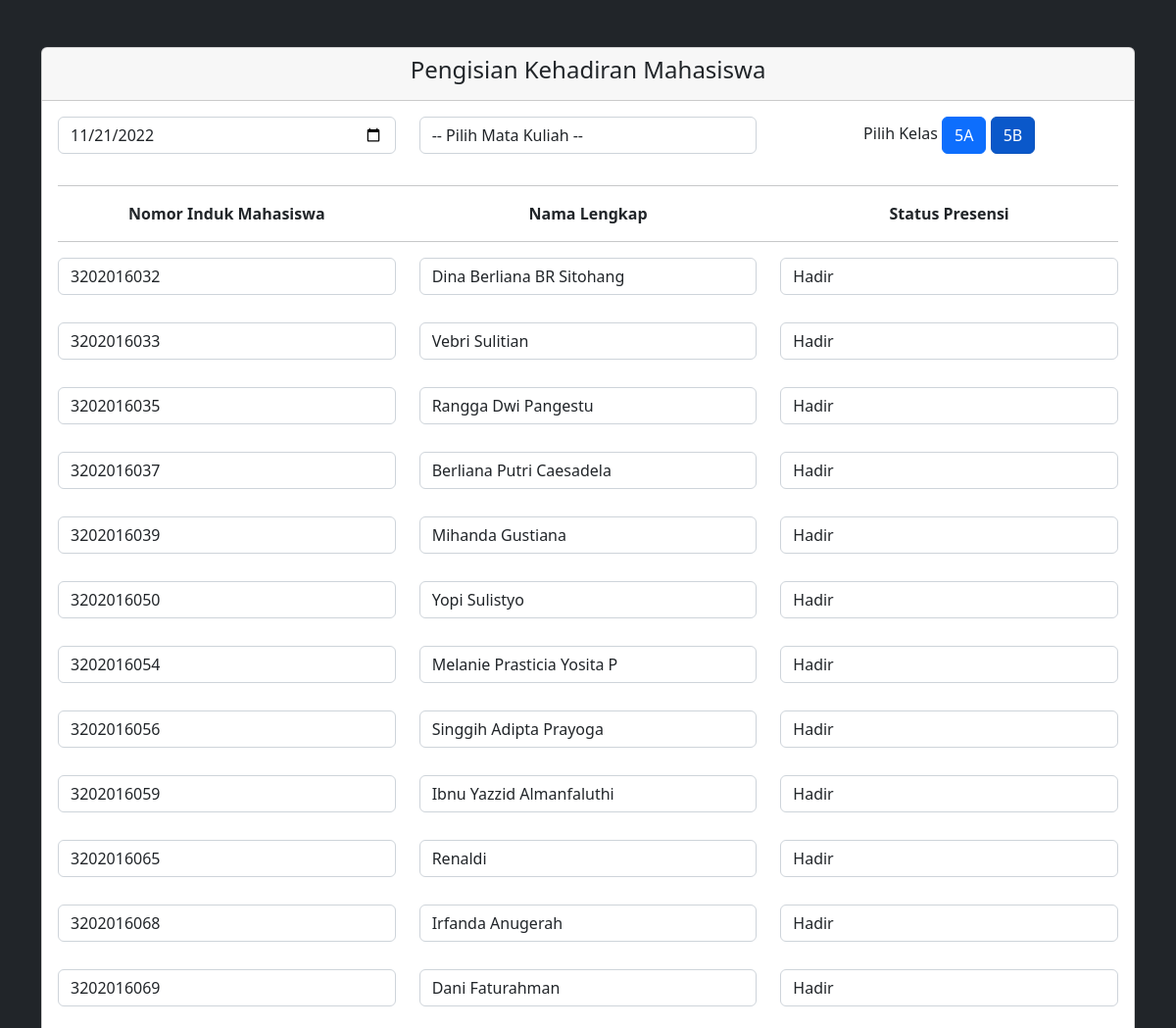
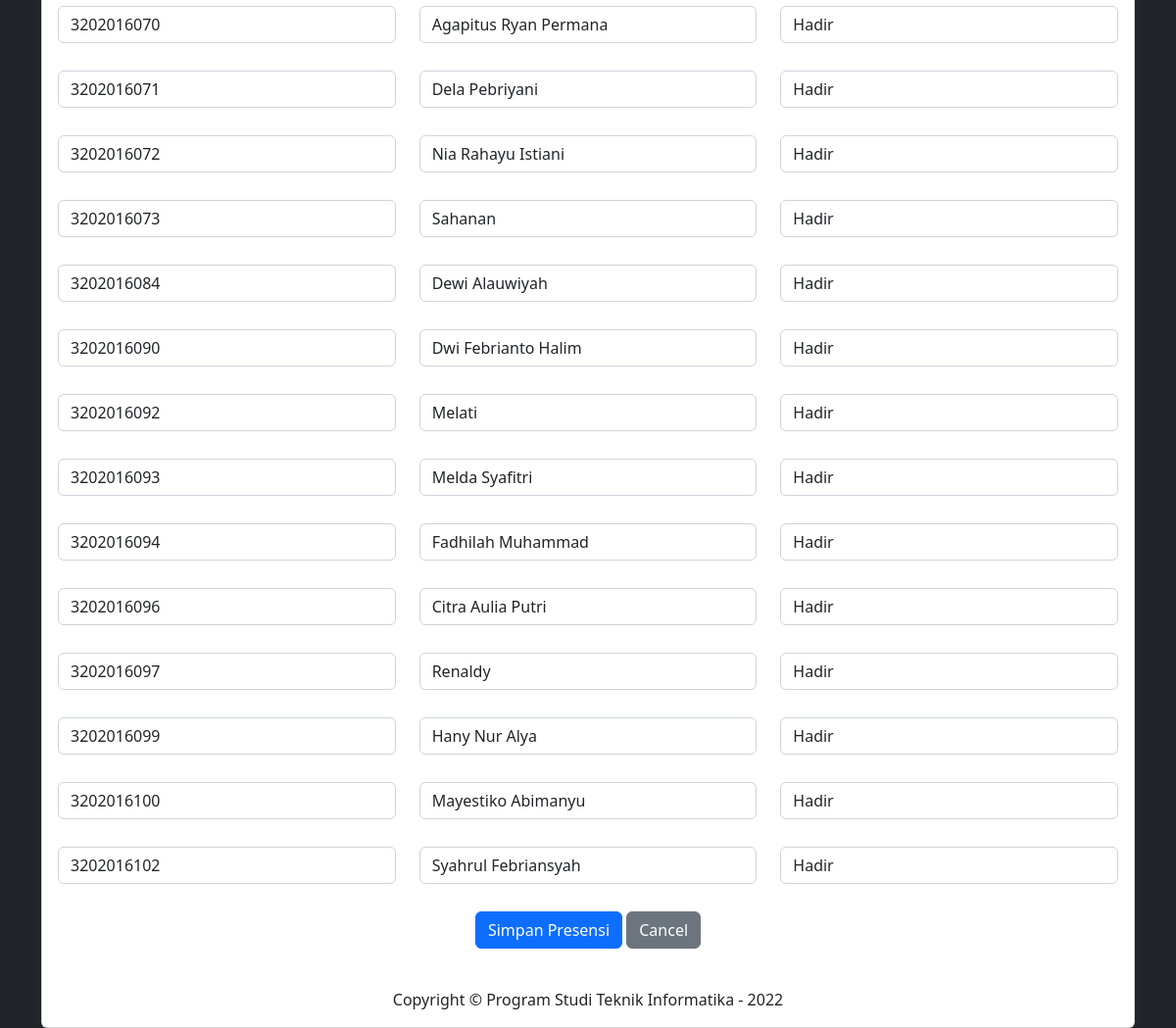
The app's page /5B.php (signed in) with its own data (2 pictures, top to bottom).
### tables this page shows
CREATE TABLE `mahasiswa` (
  `nim` char(10) NOT NULL,
  `nama` varchar(50) NOT NULL,
  `kelas` char(2) NOT NULL
);

### 5B.php (the view, shortened to what this page needs)
<?php
require 'admin/connect_db.php';
?>
<!doctype html>
<html lang="en">
<head>
    <link href="https://cdn.jsdelivr.net/npm/bootstrap@5.2.2/dist/css/bootstrap.min.css" rel="stylesheet">
</head>
<body class="bg-dark">
    <div class="container">
    <div class="card card-register mx-auto mt-5">
      <div class="card-header text-center"><h4>Pengisian Kehadiran Mahasiswa</h4></div>
      <div class="card-body">
        <form method="POST" action="">
            <div class="row form-row mb-1">
              <div class="col-md-4">
                <div class="form-label-group">
                  <input type="date" id="tgl" name="tgl" class="form-control" placeholder="Tgl"  value="<?php echo (new DateTime())->format('Y-m-d'); ?>">
                </div>
              </div>
              <div class="col-md-4">
                <div class="form-label-group">
                  <select name="makul" id="makul" class="form-control" autofocus="autofocus">
                    <option value=""> -- Pilih Mata Kuliah  -- </option>
                  </select>
                </div>
              </div>
              <div class="col-md-4">
                <div class="form-label-group">
                <p class="text-center">
                    Pilih Kelas
          <a class="btn btn-primary btn-block " href="Dosen.php">5A</a>
          <a class="btn btn-primary btn-block active" href="5B.php">5B</a></p>
                </div>
              </div>
            </div><hr>
            <div class="row text-center">
                <div class="col-md-4"><strong>Nomor Induk Mahasiswa</strong></div>
                <div class="col-md-4"><strong>Nama Lengkap</strong></div>
                <div class="col-md-4"><strong>Status Presensi</strong></div>
            </div><hr>
            <?php
$sql = "select * from mahasiswa where kelas = '5B' order by nim ";
$result = mysqli_query($conn, $sql);
if (mysqli_num_rows($result) > 0) {
    while ($row = mysqli_fetch_assoc($result)) {
        ?>
            <div class="row form-row mb-1">
              <div class="col-md-4">
              <div class="form-label-group">
                  <input type="text" id="nim" name="nim[]" class="form-control" placeholder="NIM" autofocus="autofocus" value="<?php echo $row['nim'] ?>">
                </div>
              </div>
              <div class="col-md-4">
                <div class="form-label-group">
                  <input type="text" id="nama" name="nama[]" class="form-control" placeholder="Nama" autofocus="autofocus" value="<?php echo $row['nama'] ?>">
                </div>
              </div>
              <div class="col-md-4">
                <div class="form-label-group">
                  <select name="presensi" id="presensi" class="form-control" autofocus="autofocus">
                      <option value="Hadir"> Hadir </option>
                  </select>
                </div>
              </div>
            </div>
            <br>
            <?php
}
}
?>
<p class="text-center">
          <input type="submit" name="submit" value="Simpan Presensi" class="btn btn-primary btn-block">
          <a class="btn btn-secondary btn-block" href="index.php">Cancel</a></p>
        </form>
        <div class="text-center">
          <br>Copyright © Program Studi Teknik Informatika - <?=date('Y');?><br>
        </div>
      </div>
    </div>
</body>
</html>

### records on screen
mahasiswa: nim "3202016032", nama "Dina Berliana BR Sitohang"
mahasiswa: nim "3202016033", nama "Vebri Sulitian"
mahasiswa: nim "3202016035", nama "Rangga Dwi Pangestu"
mahasiswa: nim "3202016037", nama "Berliana Putri Caesadela"
mahasiswa: nim "3202016039", nama "Mihanda Gustiana"
mahasiswa: nim "3202016050", nama "Yopi Sulistyo"
mahasiswa: nim "3202016054", nama "Melanie Prasticia Yosita P"
mahasiswa: nim "3202016056", nama "Singgih Adipta Prayoga"
mahasiswa: nim "3202016059", nama "Ibnu Yazzid Almanfaluthi"
mahasiswa: nim "3202016065", nama "Renaldi"
mahasiswa: nim "3202016068", nama "Irfanda Anugerah"
mahasiswa: nim "3202016069", nama "Dani Faturahman"
mahasiswa: nim "3202016070", nama "Agapitus Ryan Permana"
mahasiswa: nim "3202016071", nama "Dela Pebriyani"
mahasiswa: nim "3202016072", nama "Nia Rahayu Istiani"
mahasiswa: nim "3202016073", nama "Sahanan"
mahasiswa: nim "3202016084", nama "Dewi Alauwiyah"
mahasiswa: nim "3202016090", nama "Dwi Febrianto Halim"
mahasiswa: nim "3202016092", nama "Melati"
mahasiswa: nim "3202016093", nama "Melda Syafitri"
mahasiswa: nim "3202016094", nama "Fadhilah Muhammad"
mahasiswa: nim "3202016096", nama "Citra Aulia Putri"
mahasiswa: nim "3202016097", nama "Renaldy"
mahasiswa: nim "3202016099", nama "Hany Nur Alya"
mahasiswa: nim "3202016100", nama "Mayestiko Abimanyu"
mahasiswa: nim "3202016102", nama "Syahrul Febriansyah"
